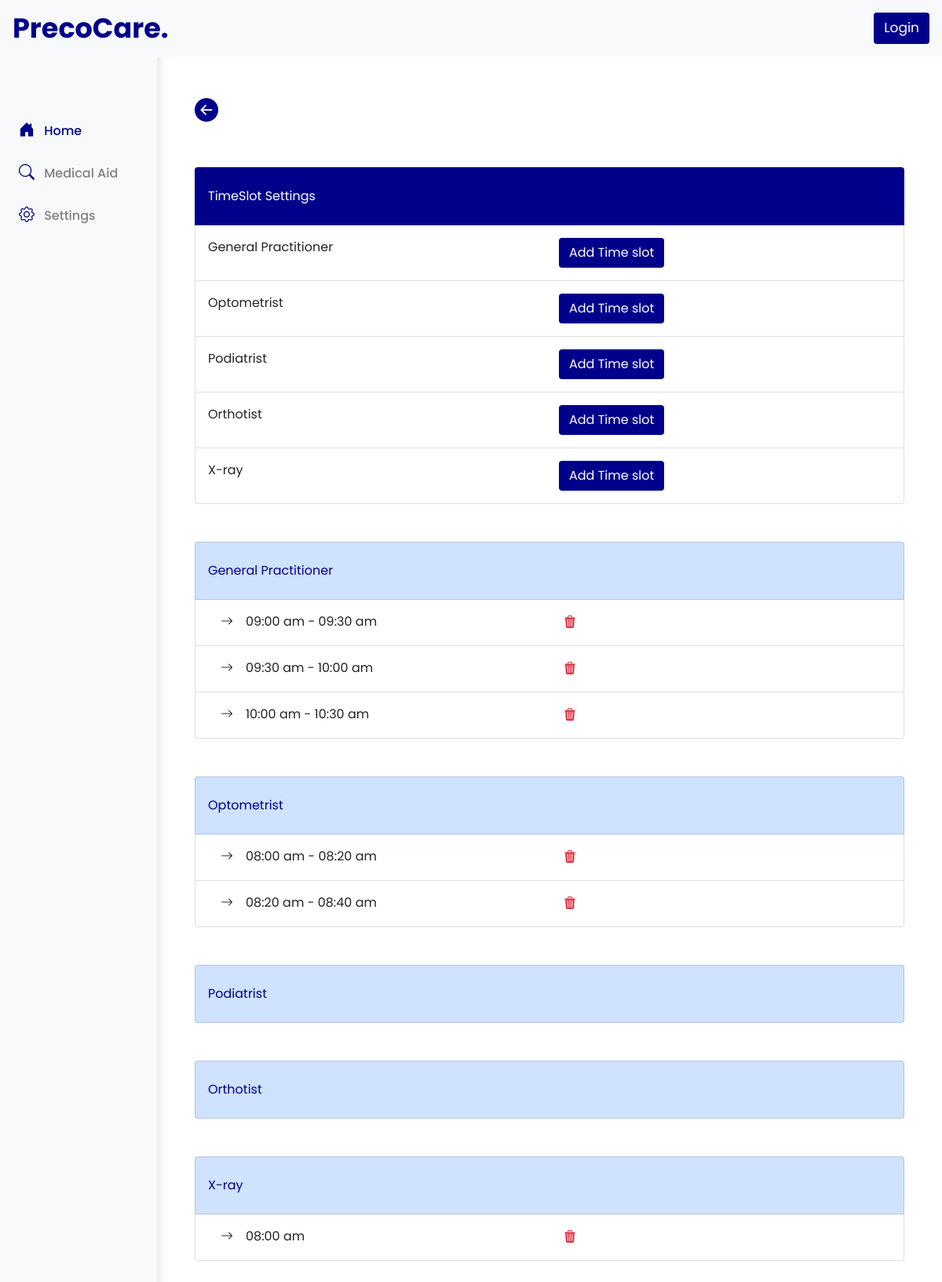
Screenshot of /timeslots/1 with the database file from the repository.
### precocare/models.py (models this page shows, shortened)
class ServiceModel(models.Model):
    clinic_id = models.ForeignKey(ClinicModel, on_delete=models.CASCADE , blank=True, related_name="service_clinic", default=None)
    service_name = models.CharField(max_length=500,null=True)
    service_fee = models.CharField(max_length=500,null=True)

class ClinicTimeSlotModel(models.Model):
    timeslot = models.CharField(max_length=1000,null=True,blank=True)
    clinic_id = models.ForeignKey(ClinicModel, on_delete=models.CASCADE , blank=True, related_name="clinic_timeslot", default=None)
    service = models.ForeignKey(ServiceModel, on_delete=models.CASCADE , blank=True, related_name="service_timeslot", default=None)

### precocare/views.py (the view, shortened to what this page needs)
# urls.py: path('timeslots/<int:clinic_id>', views.TimeslotsSettings, name="timeslots"),
def TimeslotsSettings(request,clinic_id):
    services = ServiceModel.objects.filter(clinic_id = clinic_id)
    clinic = ClinicModel.objects.get(id = clinic_id)
    timeslot_list = ClinicTimeSlotModel.objects.filter(clinic_id = clinic_id)
    if request.method == 'POST' and 'delete_timeslot' in request.POST:
        timeslot_id = request.POST.get('timeslot_delete')
        time_name = request.POST.get('time_name')
        time_delete = ClinicTimeSlotModel.objects.get(id = timeslot_id)
        time_delete.delete()
        messages.success(request, time_name + ' ' 'has been deleted')
    context = {
        "services": services,
        "clinic": clinic,
        "timeslot_list" : timeslot_list
    }
    return render(request, "Admin/timeslots.html",context)

### precocare/templates/Admin/timeslots.html (shortened to what this page needs)
{% extends 'Admin/admin.html' %}
{% block content %}
<section class="container mt-5">
    <a href="{% url 'clinic-settings' clinic.id %}">
        <i class="bi bi-arrow-left-circle-fill" style="color: darkblue; font-size: 30px;"></i>
    </a>
</section>
<section class="mt-5 container">
    <ul class="list-group">
        <li class="list-group-item py-4 text-white" style="background-color: darkblue;">TimeSlot Settings</li>
        {% for service in services %}
        <li class="list-group-item py-3">
            <a type="button" style="text-decoration: none; width: 100%;" data-bs-toggle="modal" data-bs-target="#timeslotmodal{{service.id}}">
                <div class="row">
                    <div class="col">
                        {{service.service_name}}
                    </div>
                    <div class="col">
                        <button class="btn text-white" style="background-color: darkblue;">Add Time slot</button>
                    </div>
                </div>
            </a>
        </li>
        {% endfor %}
    </ul>
</section>
<section class="mt-5 container">
    {% for data in services %}
    <ul class="list-group mb-5">
        <li class="list-group-item py-4" style="background-color: #CFE2FF; color: darkblue;">{{data.service_name}}</li>
        {% for showtime in timeslot_list %}
        {% if data.id == showtime.service.id %}
        <li class="list-group-item py-3">
            <div class="row d-flex ">
                <div class="col-9 col-lg-6 d-flex align-items-start">
                   <span><i class="bi bi-arrow-right px-3"></i></span> {{showtime.timeslot}}
                </div>
                <div class="col-3 col-lg-6 d-flex align-items-start">
                    <form action="" method="POST">
                        <button class="border-0" style="background-color: white;" type="submit" name="delete_timeslot">
                            <i class="bi bi-trash3-fill text-danger"></i>
                        </button>
                    </form>
                </div>
            </div>
        </li>
        {% endif %}
        {% endfor %}
      </ul>
    {% endfor %}
</section>
{% endblock %}

### static/css/main.css (style rules this page uses)
:root { --main-bg-color: pink; }

### precocare/templates/Admin/admin.html (style rules this page uses)
.body-fonts { font-family: 'Poppins', sans-serif !important; }

### rows the page displays
ServiceModel: {{ service.id }} 1 (drawn), service_name "General Practitioner"
ServiceModel: service_name "Optometrist"
ServiceModel: service_name "Podiatrist"
ServiceModel: service_name "Orthotist"
ServiceModel: service_name "X-ray"
ClinicTimeSlotModel: timeslot "09:00 am - 09:30 am"
ClinicTimeSlotModel: timeslot "09:30 am - 10:00 am"
ClinicTimeSlotModel: timeslot "10:00 am - 10:30 am"
ClinicTimeSlotModel: timeslot "08:00 am - 08:20 am"
ClinicTimeSlotModel: timeslot "08:20 am - 08:40 am"
ClinicTimeSlotModel: timeslot "08:00 am"
